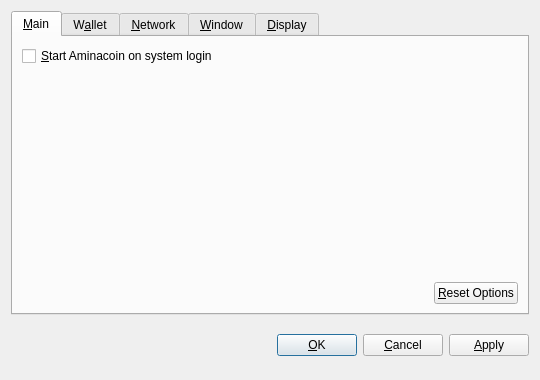
<?xml version="1.0" encoding="UTF-8"?>
<ui version="4.0">
 <class>OptionsDialog</class>
 <widget class="QDialog" name="OptionsDialog">
  <property name="geometry">
   <rect>
    <x>0</x>
    <y>0</y>
    <width>540</width>
    <height>380</height>
   </rect>
  </property>
  <property name="windowTitle">
   <string>Options</string>
  </property>
  <property name="modal">
   <bool>true</bool>
  </property>
  <layout class="QVBoxLayout" name="verticalLayout">
   <item>
    <widget class="QTabWidget" name="tabWidget">
     <property name="tabPosition">
      <enum>QTabWidget::North</enum>
     </property>
     <property name="currentIndex">
      <number>0</number>
     </property>
     <widget class="QWidget" name="tabMain">
      <attribute name="title">
       <string>&amp;Main</string>
      </attribute>
      <layout class="QVBoxLayout" name="verticalLayout_Main">
       <item>
        <widget class="QCheckBox" name="bitcoinAtStartup">
         <property name="toolTip">
          <string>Automatically start Aminacoin after logging in to the system.</string>
         </property>
         <property name="text">
          <string>&amp;Start Aminacoin on system login</string>
         </property>
        </widget>
       </item>
       <item>
        <spacer name="verticalSpacer_Main">
         <property name="orientation">
          <enum>Qt::Vertical</enum>
         </property>
         <property name="sizeHint" stdset="0">
          <size>
           <width>20</width>
           <height>40</height>
          </size>
         </property>
        </spacer>
       </item>
       <item>
        <layout class="QHBoxLayout" name="horizontalLayout_2_Main">
         <item>
          <spacer name="horizontalSpacer_2_Main">
           <property name="orientation">
            <enum>Qt::Horizontal</enum>
           </property>
           <property name="sizeHint" stdset="0">
            <size>
             <width>40</width>
             <height>20</height>
            </size>
           </property>
          </spacer>
         </item>
         <item>
          <widget class="QPushButton" name="resetButton">
           <property name="toolTip">
            <string>Reset all client options to default.</string>
           </property>
           <property name="text">
            <string>&amp;Reset Options</string>
           </property>
           <property name="autoDefault">
            <bool>false</bool>
           </property>
          </widget>
         </item>
        </layout>
       </item>
      </layout>
     </widget>
     <widget class="QWidget" name="tabWallet">
      <attribute name="title">
       <string>W&amp;allet</string>
      </attribute>
      <layout class="QVBoxLayout" name="verticalLayout_Network">
       <item>
        <widget class="QLabel" name="transactionFeeInfoLabel">
         <property name="text">
          <string>Optional transaction fee per kB that helps make sure your transactions are processed quickly. Most transactions are 1 kB.</string>
         </property>
         <property name="textFormat">
          <enum>Qt::PlainText</enum>
         </property>
         <property name="wordWrap">
          <bool>true</bool>
         </property>
        </widget>
       </item>
       <item>
        <layout class="QHBoxLayout" name="horizontalLayout_1_Main">
         <item>
          <widget class="QLabel" name="transactionFeeLabel">
           <property name="text">
            <string>Pay transaction &amp;fee</string>
           </property>
           <property name="textFormat">
            <enum>Qt::PlainText</enum>
           </property>
           <property name="buddy">
            <cstring>transactionFee</cstring>
           </property>
          </widget>
         </item>
         <item>
          <widget class="BitcoinAmountField" name="transactionFee"/>
         </item>
         <item>
          <spacer name="horizontalSpacer_1_Main">
           <property name="orientation">
            <enum>Qt::Horizontal</enum>
           </property>
           <property name="sizeHint" stdset="0">
            <size>
             <width>40</width>
             <height>20</height>
            </size>
           </property>
          </spacer>
         </item>
        </layout>
       </item>
       <item>
        <widget class="QLabel" name="label">
         <property name="text">
          <string>If you disable the spending of unconfirmed change, the change from a transaction cannot be used until that transaction has at least one confirmation. This also affects how your balance is computed.</string>
         </property>
         <property name="wordWrap">
          <bool>true</bool>
         </property>
        </widget>
       </item>
       <item>
        <widget class="QCheckBox" name="spendZeroConfChange">
         <property name="text">
          <string>Spend unconfirmed change  (experts only)</string>
         </property>
        </widget>
       </item>
       <item>
        <spacer name="verticalSpacer">
         <property name="orientation">
          <enum>Qt::Vertical</enum>
         </property>
         <property name="sizeHint" stdset="0">
          <size>
           <width>20</width>
           <height>40</height>
          </size>
         </property>
        </spacer>
       </item>
      </layout>
     </widget>
     <widget class="QWidget" name="tabNetwork">
      <attribute name="title">
       <string>&amp;Network</string>
      </attribute>
      <layout class="QVBoxLayout" name="verticalLayout_Network">
       <item>
        <widget class="QCheckBox" name="mapPortUpnp">
         <property name="toolTip">
          <string>Automatically open the Aminacoin client port on the router. This only works when your router supports UPnP and it is enabled.</string>
         </property>
         <property name="text">
          <string>Map port using &amp;UPnP</string>
         </property>
        </widget>
       </item>
       <item>
        <widget class="QCheckBox" name="connectSocks">
         <property name="toolTip">
          <string>Connect to the Aminacoin network through a SOCKS proxy (e.g. when connecting through Tor).</string>
         </property>
         <property name="text">
          <string>&amp;Connect through SOCKS proxy:</string>
         </property>
        </widget>
       </item>
       <item>
        <layout class="QHBoxLayout" name="horizontalLayout_Network">
         <item>
          <widget class="QLabel" name="proxyIpLabel">
           <property name="text">
            <string>Proxy &amp;IP:</string>
           </property>
           <property name="textFormat">
            <enum>Qt::PlainText</enum>
           </property>
           <property name="buddy">
            <cstring>proxyIp</cstring>
           </property>
          </widget>
         </item>
         <item>
          <widget class="QValidatedLineEdit" name="proxyIp">
           <property name="maximumSize">
            <size>
             <width>140</width>
             <height>16777215</height>
            </size>
           </property>
           <property name="toolTip">
            <string>IP address of the proxy (e.g. 127.0.0.1)</string>
           </property>
          </widget>
         </item>
         <item>
          <widget class="QLabel" name="proxyPortLabel">
           <property name="text">
            <string>&amp;Port:</string>
           </property>
           <property name="textFormat">
            <enum>Qt::PlainText</enum>
           </property>
           <property name="buddy">
            <cstring>proxyPort</cstring>
           </property>
          </widget>
         </item>
         <item>
          <widget class="QLineEdit" name="proxyPort">
           <property name="maximumSize">
            <size>
             <width>55</width>
             <height>16777215</height>
            </size>
           </property>
           <property name="toolTip">
            <string>Port of the proxy (e.g. 9050)</string>
           </property>
          </widget>
         </item>
         <item>
          <widget class="QLabel" name="socksVersionLabel">
           <property name="text">
            <string>SOCKS &amp;Version:</string>
           </property>
           <property name="textFormat">
            <enum>Qt::PlainText</enum>
           </property>
           <property name="buddy">
            <cstring>socksVersion</cstring>
           </property>
          </widget>
         </item>
         <item>
          <widget class="QValueComboBox" name="socksVersion">
           <property name="toolTip">
            <string>SOCKS version of the proxy (e.g. 5)</string>
           </property>
          </widget>
         </item>
         <item>
          <spacer name="horizontalSpacer_Network">
           <property name="orientation">
            <enum>Qt::Horizontal</enum>
           </property>
           <property name="sizeHint" stdset="0">
            <size>
             <width>40</width>
             <height>20</height>
            </size>
           </property>
          </spacer>
         </item>
        </layout>
       </item>
       <item>
        <spacer name="verticalSpacer_Network">
         <property name="orientation">
          <enum>Qt::Vertical</enum>
         </property>
         <property name="sizeHint" stdset="0">
          <size>
           <width>20</width>
           <height>40</height>
          </size>
         </property>
        </spacer>
       </item>
      </layout>
     </widget>
     <widget class="QWidget" name="tabWindow">
      <attribute name="title">
       <string>&amp;Window</string>
      </attribute>
      <layout class="QVBoxLayout" name="verticalLayout_Window">
       <item>
        <widget class="QCheckBox" name="minimizeToTray">
         <property name="toolTip">
          <string>Show only a tray icon after minimizing the window.</string>
         </property>
         <property name="text">
          <string>&amp;Minimize to the tray instead of the taskbar</string>
         </property>
        </widget>
       </item>
       <item>
        <widget class="QCheckBox" name="minimizeOnClose">
         <property name="toolTip">
          <string>Minimize instead of exit the application when the window is closed. When this option is enabled, the application will be closed only after selecting Quit in the menu.</string>
         </property>
         <property name="text">
          <string>M&amp;inimize on close</string>
         </property>
        </widget>
       </item>
       <item>
        <spacer name="verticalSpacer_Window">
         <property name="orientation">
          <enum>Qt::Vertical</enum>
         </property>
         <property name="sizeHint" stdset="0">
          <size>
           <width>20</width>
           <height>40</height>
          </size>
         </property>
        </spacer>
       </item>
      </layout>
     </widget>
     <widget class="QWidget" name="tabDisplay">
      <attribute name="title">
       <string>&amp;Display</string>
      </attribute>
      <layout class="QVBoxLayout" name="verticalLayout_Display">
       <item>
        <layout class="QHBoxLayout" name="horizontalLayout_1_Display">
         <item>
          <widget class="QLabel" name="langLabel">
           <property name="text">
            <string>User Interface &amp;language:</string>
           </property>
           <property name="textFormat">
            <enum>Qt::PlainText</enum>
           </property>
           <property name="buddy">
            <cstring>lang</cstring>
           </property>
          </widget>
         </item>
         <item>
          <widget class="QValueComboBox" name="lang">
           <property name="toolTip">
            <string>The user interface language can be set here. This setting will take effect after restarting Aminacoin.</string>
           </property>
          </widget>
         </item>
        </layout>
       </item>
       <item>
        <layout class="QHBoxLayout" name="horizontalLayout_2_Display">
         <item>
          <widget class="QLabel" name="unitLabel">
           <property name="text">
            <string>&amp;Unit to show amounts in:</string>
           </property>
           <property name="textFormat">
            <enum>Qt::PlainText</enum>
           </property>
           <property name="buddy">
            <cstring>unit</cstring>
           </property>
          </widget>
         </item>
         <item>
          <widget class="QValueComboBox" name="unit">
           <property name="toolTip">
            <string>Choose the default subdivision unit to show in the interface and when sending coins.</string>
           </property>
          </widget>
         </item>
        </layout>
       </item>
       <item>
        <widget class="QCheckBox" name="displayAddresses">
         <property name="toolTip">
          <string>Whether to show Aminacoin addresses in the transaction list or not.</string>
         </property>
         <property name="text">
          <string>&amp;Display addresses in transaction list</string>
         </property>
        </widget>
       </item>
       <item>
        <widget class="QCheckBox" name="coinControlFeatures">
         <property name="toolTip">
          <string>Whether to show coin control features or not.</string>
         </property>
         <property name="text">
          <string>Display coin &amp;control features (experts only!)</string>
         </property>
        </widget>
       </item>
       <item>
        <spacer name="verticalSpacer_Display">
         <property name="orientation">
          <enum>Qt::Vertical</enum>
         </property>
         <property name="sizeHint" stdset="0">
          <size>
           <width>20</width>
           <height>40</height>
          </size>
         </property>
        </spacer>
       </item>
      </layout>
     </widget>
    </widget>
   </item>
   <item>
    <layout class="QHBoxLayout" name="horizontalLayout_Buttons">
     <item>
      <spacer name="horizontalSpacer_1">
       <property name="orientation">
        <enum>Qt::Horizontal</enum>
       </property>
       <property name="sizeHint" stdset="0">
        <size>
         <width>40</width>
         <height>48</height>
        </size>
       </property>
      </spacer>
     </item>
     <item>
      <widget class="QLabel" name="statusLabel">
       <property name="font">
        <font>
         <weight>75</weight>
         <bold>true</bold>
        </font>
       </property>
       <property name="text">
        <string/>
       </property>
       <property name="textFormat">
        <enum>Qt::PlainText</enum>
       </property>
       <property name="wordWrap">
        <bool>true</bool>
       </property>
      </widget>
     </item>
     <item>
      <spacer name="horizontalSpacer_2">
       <property name="orientation">
        <enum>Qt::Horizontal</enum>
       </property>
       <property name="sizeHint" stdset="0">
        <size>
         <width>40</width>
         <height>48</height>
        </size>
       </property>
      </spacer>
     </item>
     <item>
      <widget class="QPushButton" name="okButton">
       <property name="text">
        <string>&amp;OK</string>
       </property>
      </widget>
     </item>
     <item>
      <widget class="QPushButton" name="cancelButton">
       <property name="text">
        <string>&amp;Cancel</string>
       </property>
       <property name="autoDefault">
        <bool>false</bool>
       </property>
      </widget>
     </item>
     <item>
      <widget class="QPushButton" name="applyButton">
       <property name="text">
        <string>&amp;Apply</string>
       </property>
       <property name="autoDefault">
        <bool>false</bool>
       </property>
      </widget>
     </item>
    </layout>
   </item>
  </layout>
 </widget>
 <customwidgets>
  <customwidget>
   <class>BitcoinAmountField</class>
   <extends>QSpinBox</extends>
   <header>bitcoinamountfield.h</header>
  </customwidget>
  <customwidget>
   <class>QValueComboBox</class>
   <extends>QComboBox</extends>
   <header>qvaluecombobox.h</header>
  </customwidget>
  <customwidget>
   <class>QValidatedLineEdit</class>
   <extends>QLineEdit</extends>
   <header>qvalidatedlineedit.h</header>
  </customwidget>
 </customwidgets>
 <resources/>
 <connections/>
</ui>
